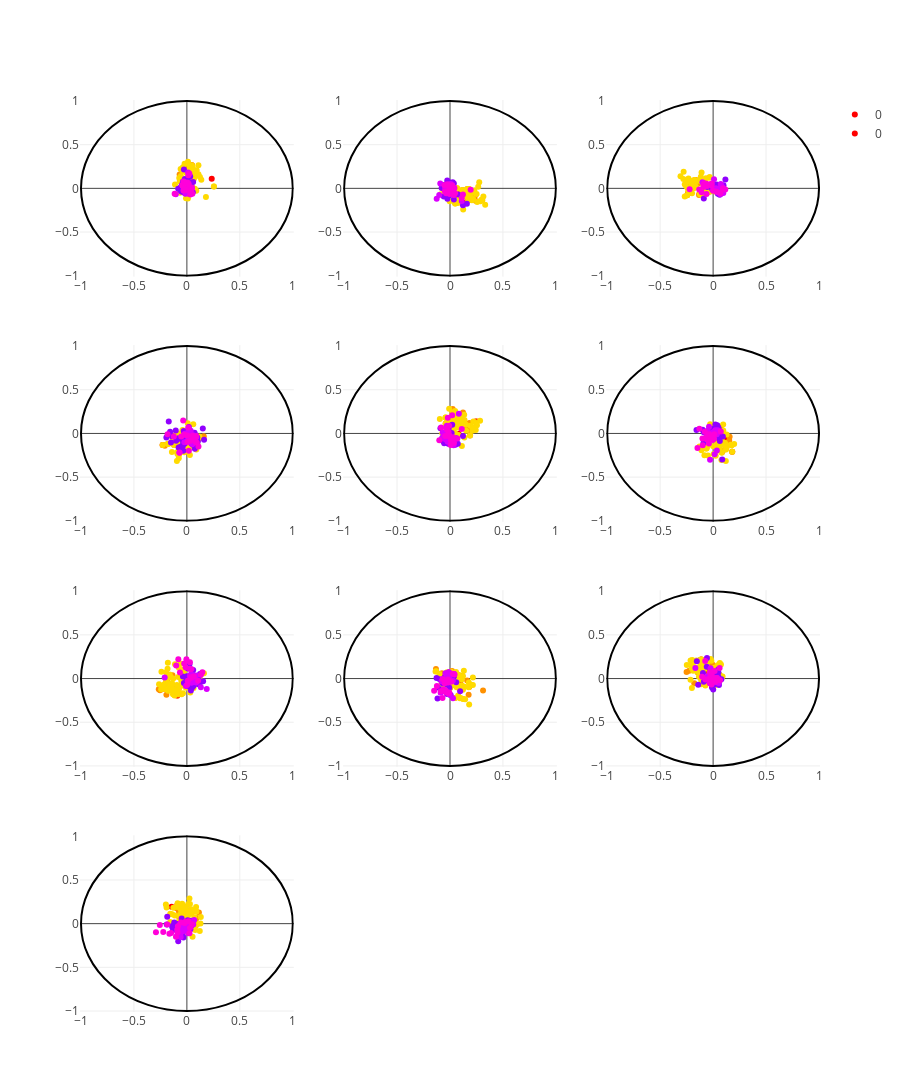

The notebook cell saved with this chart:
### Code cell
plot_ball_vectors(vectors=hyp_model.wv.vectors, x=top_and_bottom_levels_avg, model=hyp_model, word_dict=labeled_word_dict, ratio_words=1)
